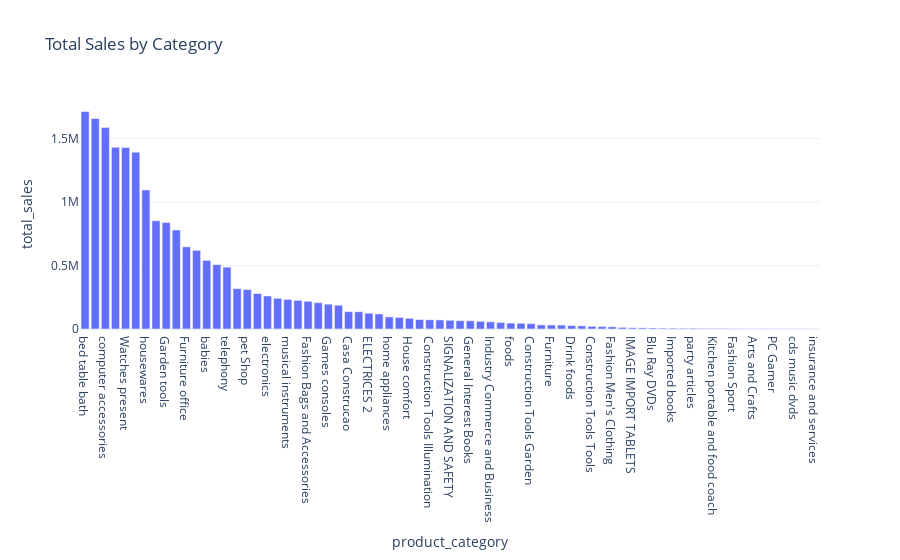

Source (notebook cell):
### Code cell
fig = px.bar(df , x = 'product_category' , y = 'total_sales' ,
             title= 'Total Sales by Category')
fig.show()

### Figure 1 — Plotly figure (JSON) as saved in the notebook; plotly's stock layout.template omitted (floating-point values rounded to 4 significant figures)
{"data": [{"hovertemplate": "product_category=%{x}<br>total_sales=%{y}<extra></extra>", "legendgroup": "", "marker": {"color": "#636efa", "pattern": {"shape": ""}}, "name": "", "orientation": "v", "showlegend": false, "textposition": "auto", "type": "bar", "x": ["bed table bath", "HEALTH BEAUTY", "computer accessories", "Furniture Decoration", "Watches present", "sport leisure", "housewares", "automotive", "Garden tools", "Cool Stuff", "Furniture office", "toys", "babies", "perfumery", "telephony", "stationary store", "pet Shop", "PCs", "electronics", null, "Construction Tools Construction", "musical instruments", "electrostile", "Fashion Bags and Accessories", "fixed telephony", "Games consoles", "Bags Accessories", "Casa Construcao", "Room Furniture", "ELECTRICES 2", "Agro Industria e Comercio", "home appliances", "climatization", "House comfort", "Furniture Kitchen Service Area Dinner and Garden", "Construction Tools Illumination", "drinks", "SIGNALIZATION AND SAFETY", "CONSTRUCTION SECURITY TOOLS", "General Interest Books", "audio", "Industry Commerce and Business", "HOUSE PASTALS OVEN AND CAFE", "foods", "Market Place", "Construction Tools Garden", "Fashion Calcados", "Furniture", "Art", "Drink foods", "technical books", "Construction Tools Tools", "Christmas articles", "Fashion Men's Clothing", "Fashion Underwear and Beach Fashion", "IMAGE IMPORT TABLETS", "cine photo", "Blu Ray DVDs", "song", "Imported books", "CITTE AND UPHACK FURNITURE", "party articles", "Fashion Women's Clothing", "Kitchen portable and food coach", "Hygiene diapers", "Fashion Sport", "La Cuisine", "Arts and Crafts", "flowers", "PC Gamer", "House Comfort 2", "cds music dvds", "Fashion Children's Clothing", "insurance and services"], "xaxis": "x", "y": [1713000.0, 1657000.0, 1585000.0, 1430000.0, 1429000.0, 1392000.0, 1095000.0, 852300.0, 838300.0, 779700.0, 646800.0, 619000.0, 539800.0, 506700.0, 486900.0, 317400.0, 311300.0, 279100.0, 259900.0, 252800.0, 241500.0, 233100.0, 225600.0, 218200.0, 207000.0, 195500.0, 187200.0, 136600.0, 136100.0, 124600.0, 118700.0, 95530.0, 91170.0, 84330.0, 74660.0, 72710.0, 71430.0, 68490.0, 65690.0, 64690.0, 60320.0, 56750.0, 51230.0, 46430.0, 45340.0, 42390.0, 32420.0, 31600.0, 30990.0, 27290.0, 24920.0, 21070.0, 18990.0, 17290.0, 12710.0, 10040.0, 9530.0, 7935.0, 6901.0, 6702.0, 5999.0, 5966.0, 5110.0, 4336.0, 4221.0, 3646.0, 2914.0, 2326.0, 2213.0, 2174.0, 1711.0, 1199.0, 785.7, 324.5], "yaxis": "y"}], "layout": {"barmode": "relative", "legend": {"tracegroupgap": 0}, "title": {"text": "Total Sales by Category"}, "xaxis": {"anchor": "y", "domain": [0, 1], "title": {"text": "product_category"}}, "yaxis": {"anchor": "x", "domain": [0, 1], "title": {"text": "total_sales"}}}}
